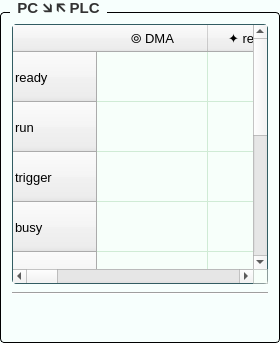
             <widget class="QGroupBox" name="groupAssignPLC">
              <property name="sizePolicy">
               <sizepolicy hsizetype="Expanding" vsizetype="Preferred">
                <horstretch>1</horstretch>
                <verstretch>0</verstretch>
               </sizepolicy>
              </property>
              <property name="font">
               <font>
                <family>Segoe UI</family>
                <pointsize>-1</pointsize>
                <weight>75</weight>
                <bold>true</bold>
               </font>
              </property>
              <property name="styleSheet">
               <string notr="true">/* Khung chính của GroupBox */
QGroupBox {
    background-color: #F7FFFD; /* Màu nền theo yêu cầu của bạn */
    border: 1px solid #000000; /* Viền xám mảnh để định hình khối */
    border-radius: 4px;        /* Bo tròn góc 4px đồng bộ với QPushButton */
    margin-top: 12px;          /* Tạo khoảng cách phía trên để nhường chỗ cho chữ tiêu đề */
    font-size: 15px;           /* Kích thước chữ tiêu đề */
    font-weight: bold;         /* Làm đậm chữ tiêu đề */
    color: #333333;            /* Màu chữ tiêu đề */
}

/* Tùy chỉnh vị trí của chữ tiêu đề GroupBox */
QGroupBox::title {
    subcontrol-origin: margin;
    subcontrol-position: top left; /* Đặt tiêu đề ở góc trên bên trái */
    left: 10px;                    /* Đẩy chữ dịch vào trong một chút cho đẹp */
    padding: 0px 5px;              /* Khoảng cách đệm xung quanh chữ */
}
</string>
              </property>
              <property name="title">
               <string>PC 🡮 🡬 PLC</string>
              </property>
              <layout class="QGridLayout" name="gridLayout_16">
               <item row="0" column="0">
                <layout class="QVBoxLayout" name="vlayout_plc_v">
                 <property name="spacing">
                  <number>8</number>
                 </property>
                 <item>
                  <widget class="QTableWidget" name="tableWidget">
                   <property name="minimumSize">
                    <size>
                     <width>0</width>
                     <height>260</height>
                    </size>
                   </property>
                   <property name="font">
                    <font>
                     <family>Segoe UI</family>
                     <pointsize>9</pointsize>
                    </font>
                   </property>
                   <property name="styleSheet">
                    <string notr="true">/* Khung chính của bảng TableView */
QTableView {
    background-color: #F7FFFA; /* Màu xanh lá nhạt dịu mắt (Mint Light) */
    border: 1px solid #325C62;  /* Viền xám mảnh đồng bộ */
    border-radius: 4px;         /* Bo tròn góc 4px */
    gridline-color: #d0ebd5;    /* Màu của các đường lưới ngăn cách ô (xanh lá rất nhạt) */
}

/* Màu nền của từng ô dữ liệu bên trong bảng */
QTableView::item {
    background-color: #F7FFFA; /* Đồng bộ màu xanh lá nhạt cho các ô */
    color: #2c3e50;            /* Màu chữ tối để dễ đọc */
}

/* Hiệu ứng khi di chuột qua một dòng/ô */
QTableView::item:hover {
    background-color: #F5FFE1; /* Xanh lá đậm hơn một chút khi di chuột */
}

/* Hiệu ứng khi NGƯỜI DÙNG CLICK CHỌN một dòng/ô */
QTableView::item:selected {
    background-color: #E9F8FF; /* Đổi thành màu xanh lá đậm khi được chọn */
    color: black;              /* Chữ chuyển sang trắng để nổi bật */
}
</string>
                   </property>
                   <property name="editTriggers">
                    <set>QAbstractItemView::DoubleClicked|QAbstractItemView::EditKeyPressed</set>
                   </property>
                   <property name="alternatingRowColors">
                    <bool>true</bool>
                   </property>
                   <property name="selectionBehavior">
                    <enum>QAbstractItemView::SelectRows</enum>
                   </property>
                   <property name="rowCount">
                    <number>9</number>
                   </property>
                   <property name="columnCount">
                    <number>7</number>
                   </property>
                   <attribute name="horizontalHeaderDefaultSectionSize">
                    <number>111</number>
                   </attribute>
                   <attribute name="horizontalHeaderHighlightSections">
                    <bool>false</bool>
                   </attribute>
                   <attribute name="horizontalHeaderStretchLastSection">
                    <bool>true</bool>
                   </attribute>
                   <attribute name="verticalHeaderDefaultSectionSize">
                    <number>50</number>
                   </attribute>
                   <attribute name="verticalHeaderStretchLastSection">
                    <bool>true</bool>
                   </attribute>
                   <row>
                    <property name="text">
                     <string>ready</string>
                    </property>
                    <property name="font">
                     <font>
                      <family>Segoe UI</family>
                      <pointsize>10</pointsize>
                     </font>
                    </property>
                   </row>
                   <row>
                    <property name="text">
                     <string>run</string>
                    </property>
                    <property name="font">
                     <font>
                      <pointsize>10</pointsize>
                     </font>
                    </property>
                   </row>
                   <row>
                    <property name="text">
                     <string>trigger</string>
                    </property>
                    <property name="font">
                     <font>
                      <pointsize>10</pointsize>
                     </font>
                    </property>
                   </row>
                   <row>
                    <property name="text">
                     <string>busy</string>
                    </property>
                    <property name="font">
                     <font>
                      <pointsize>10</pointsize>
                     </font>
                    </property>
                   </row>
                   <row>
                    <property name="text">
                     <string>gate</string>
                    </property>
                    <property name="font">
                     <font>
                      <pointsize>10</pointsize>
                     </font>
                    </property>
                   </row>
                   <row>
                    <property name="text">
                     <string>complete</string>
                    </property>
                    <property name="font">
                     <font>
                      <pointsize>10</pointsize>
                     </font>
                    </property>
                   </row>
                   <row>
                    <property name="text">
                     <string>reset_ok</string>
                    </property>
                    <property name="font">
                     <font>
                      <pointsize>10</pointsize>
                     </font>
                    </property>
                   </row>
                   <row>
                    <property name="text">
                     <string>reset_counter</string>
                    </property>
                   </row>
                   <row>
                    <property name="text">
                     <string>counter_plc</string>
                    </property>
                   </row>
                   <column>
                    <property name="text">
                     <string>⦾ DMA</string>
                    </property>
                    <property name="font">
                     <font>
                      <family>Segoe UI</family>
                      <pointsize>10</pointsize>
                     </font>
                    </property>
                    <property name="textAlignment">
                     <set>AlignCenter</set>
                    </property>
                   </column>
                   <column>
                    <property name="text">
                     <string>✦ read-[reg]</string>
                    </property>
                    <property name="font">
                     <font>
                      <family>Segoe UI</family>
                      <pointsize>10</pointsize>
                     </font>
                    </property>
                    <property name="textAlignment">
                     <set>AlignCenter</set>
                    </property>
                   </column>
                   <column>
                    <property name="text">
                     <string>🡩 read.{bit_on}</string>
                    </property>
                    <property name="font">
                     <font>
                      <family>Segoe UI</family>
                      <pointsize>10</pointsize>
                     </font>
                    </property>
                    <property name="textAlignment">
                     <set>AlignCenter</set>
                    </property>
                   </column>
                   <column>
                    <property name="text">
                     <string>🡫 read.{bit_off}</string>
                    </property>
                    <property name="font">
                     <font>
                      <family>Segoe UI</family>
                      <pointsize>10</pointsize>
                     </font>
                    </property>
                    <property name="textAlignment">
                     <set>AlignCenter</set>
                    </property>
                   </column>
                   <column>
                    <property name="text">
                     <string>✦ write-[reg]</string>
                    </property>
                    <property name="font">
                     <font>
                      <family>Segoe UI</family>
                      <pointsize>10</pointsize>
                     </font>
                    </property>
                    <property name="textAlignment">
                     <set>AlignCenter</set>
                    </property>
                   </column>
                   <column>
                    <property name="text">
                     <string>🡩 write.{bit_on}</string>
                    </property>
                    <property name="font">
                     <font>
                      <family>Segoe UI</family>
                      <pointsize>10</pointsize>
                     </font>
                    </property>
                    <property name="textAlignment">
                     <set>AlignCenter</set>
                    </property>
                   </column>
                   <column>
                    <property name="text">
                     <string>🡫 write.{bit_off}</string>
                    </property>
                    <property name="font">
                     <font>
                      <family>Segoe UI</family>
                      <pointsize>10</pointsize>
                     </font>
                    </property>
                    <property name="textAlignment">
                     <set>AlignCenter</set>
                    </property>
                   </column>
                   <item row="0" column="0">
                    <property name="text">
                     <string/>
                    </property>
                    <property name="textAlignment">
                     <set>AlignCenter</set>
                    </property>
                   </item>
                   <item row="0" column="1">
                    <property name="text">
                     <string/>
                    </property>
                    <property name="textAlignment">
                     <set>AlignCenter</set>
                    </property>
                   </item>
                   <item row="0" column="2">
                    <property name="text">
                     <string/>
                    </property>
                    <property name="textAlignment">
                     <set>AlignCenter</set>
                    </property>
                   </item>
                   <item row="0" column="3">
                    <property name="text">
                     <string/>
                    </property>
                    <property name="textAlignment">
                     <set>AlignCenter</set>
                    </property>
                   </item>
                   <item row="0" column="4">
                    <property name="text">
                     <string/>
                    </property>
                    <property name="textAlignment">
                     <set>AlignCenter</set>
                    </property>
                   </item>
                   <item row="0" column="5">
                    <property name="text">
                     <string/>
                    </property>
                    <property name="textAlignment">
                     <set>AlignCenter</set>
                    </property>
                   </item>
                   <item row="0" column="6">
                    <property name="text">
                     <string/>
                    </property>
                    <property name="textAlignment">
                     <set>AlignCenter</set>
                    </property>
                   </item>
                   <item row="1" column="0">
                    <property name="text">
                     <string/>
                    </property>
                    <property name="textAlignment">
                     <set>AlignCenter</set>
                    </property>
                   </item>
                   <item row="1" column="1">
                    <property name="text">
                     <string/>
                    </property>
                    <property name="textAlignment">
                     <set>AlignCenter</set>
                    </property>
                   </item>
                   <item row="1" column="2">
                    <property name="text">
                     <string/>
                    </property>
                    <property name="textAlignment">
                     <set>AlignCenter</set>
                    </property>
                   </item>
                   <item row="1" column="3">
                    <property name="text">
                     <string/>
                    </property>
                    <property name="textAlignment">
                     <set>AlignCenter</set>
                    </property>
                   </item>
                   <item row="1" column="4">
                    <property name="text">
                     <string/>
                    </property>
                    <property name="textAlignment">
                     <set>AlignCenter</set>
                    </property>
                   </item>
                   <item row="1" column="5">
                    <property name="text">
                     <string/>
                    </property>
                    <property name="textAlignment">
                     <set>AlignCenter</set>
                    </property>
                   </item>
                   <item row="1" column="6">
                    <property name="text">
                     <string/>
                    </property>
                    <property name="textAlignment">
                     <set>AlignCenter</set>
                    </property>
                   </item>
                   <item row="2" column="0">
                    <property name="text">
                     <string/>
                    </property>
                    <property name="textAlignment">
                     <set>AlignCenter</set>
                    </property>
                   </item>
                   <item row="2" column="1">
                    <property name="text">
                     <string/>
                    </property>
                    <property name="textAlignment">
                     <set>AlignCenter</set>
                    </property>
                   </item>
                   <item row="2" column="2">
                    <property name="text">
                     <string/>
                    </property>
                    <property name="textAlignment">
                     <set>AlignCenter</set>
                    </property>
                   </item>
                   <item row="2" column="3">
                    <property name="text">
                     <string/>
                    </property>
                    <property name="textAlignment">
                     <set>AlignCenter</set>
                    </property>
                   </item>
                   <item row="2" column="4">
                    <property name="text">
                     <string/>
                    </property>
                    <property name="textAlignment">
                     <set>AlignCenter</set>
                    </property>
                   </item>
                   <item row="2" column="5">
                    <property name="text">
                     <string/>
                    </property>
                    <property name="textAlignment">
                     <set>AlignCenter</set>
                    </property>
                   </item>
                   <item row="2" column="6">
                    <property name="text">
                     <string/>
                    </property>
                    <property name="textAlignment">
                     <set>AlignCenter</set>
                    </property>
                   </item>
                   <item row="3" column="0">
                    <property name="text">
                     <string/>
                    </property>
                    <property name="textAlignment">
                     <set>AlignCenter</set>
                    </property>
                   </item>
                   <item row="3" column="1">
                    <property name="text">
                     <string/>
                    </property>
                    <property name="textAlignment">
                     <set>AlignCenter</set>
                    </property>
                   </item>
                   <item row="3" column="2">
                    <property name="text">
                     <string/>
                    </property>
                    <property name="textAlignment">
                     <set>AlignCenter</set>
                    </property>
                   </item>
                   <item row="3" column="3">
                    <property name="text">
                     <string/>
                    </property>
                    <property name="textAlignment">
                     <set>AlignCenter</set>
                    </property>
                   </item>
                   <item row="3" column="4">
                    <property name="text">
                     <string/>
                    </property>
                    <property name="textAlignment">
                     <set>AlignCenter</set>
                    </property>
                   </item>
                   <item row="3" column="5">
                    <property name="text">
                     <string/>
                    </property>
                    <property name="textAlignment">
                     <set>AlignCenter</set>
                    </property>
                   </item>
                   <item row="3" column="6">
                    <property name="text">
                     <string/>
                    </property>
                    <property name="textAlignment">
                     <set>AlignCenter</set>
                    </property>
                   </item>
                   <item row="4" column="0">
                    <property name="text">
                     <string/>
                    </property>
                    <property name="textAlignment">
                     <set>AlignCenter</set>
                    </property>
                   </item>
                   <item row="4" column="1">
                    <property name="text">
                     <string/>
                    </property>
                    <property name="textAlignment">
                     <set>AlignCenter</set>
                    </property>
                   </item>
                   <item row="4" column="2">
                    <property name="text">
                     <string/>
                    </property>
                    <property name="textAlignment">
                     <set>AlignCenter</set>
                    </property>
                   </item>
                   <item row="4" column="3">
                    <property name="text">
                     <string/>
                    </property>
                    <property name="textAlignment">
                     <set>AlignCenter</set>
                    </property>
                   </item>
                   <item row="4" column="4">
                    <property name="text">
                     <string/>
                    </property>
                    <property name="textAlignment">
                     <set>AlignCenter</set>
                    </property>
                   </item>
                   <item row="4" column="5">
                    <property name="text">
                     <string/>
                    </property>
                    <property name="textAlignment">
                     <set>AlignCenter</set>
                    </property>
                   </item>
                   <item row="4" column="6">
                    <property name="text">
                     <string/>
                    </property>
                    <property name="textAlignment">
                     <set>AlignCenter</set>
                    </property>
                   </item>
                   <item row="5" column="0">
                    <property name="text">
                     <string/>
                    </property>
                    <property name="textAlignment">
                     <set>AlignCenter</set>
                    </property>
                   </item>
                   <item row="5" column="1">
                    <property name="text">
                     <string/>
                    </property>
                    <property name="textAlignment">
                     <set>AlignCenter</set>
                    </property>
                   </item>
                   <item row="5" column="2">
                    <property name="text">
                     <string/>
                    </property>
                    <property name="textAlignment">
                     <set>AlignCenter</set>
                    </property>
                   </item>
                   <item row="5" column="3">
                    <property name="text">
                     <string/>
                    </property>
                    <property name="textAlignment">
                     <set>AlignCenter</set>
                    </property>
                   </item>
                   <item row="5" column="4">
                    <property name="text">
                     <string/>
                    </property>
                    <property name="textAlignment">
                     <set>AlignCenter</set>
                    </property>
                   </item>
                   <item row="5" column="5">
                    <property name="text">
                     <string/>
                    </property>
                    <property name="textAlignment">
                     <set>AlignCenter</set>
                    </property>
                   </item>
                   <item row="5" column="6">
                    <property name="text">
                     <string/>
                    </property>
                    <property name="textAlignment">
                     <set>AlignCenter</set>
                    </property>
                   </item>
                   <item row="6" column="0">
                    <property name="text">
                     <string/>
                    </property>
                    <property name="textAlignment">
                     <set>AlignCenter</set>
                    </property>
                   </item>
                   <item row="6" column="1">
                    <property name="text">
                     <string/>
                    </property>
                    <property name="textAlignment">
                     <set>AlignCenter</set>
                    </property>
                   </item>
                   <item row="6" column="2">
                    <property name="text">
                     <string/>
                    </property>
                    <property name="textAlignment">
                     <set>AlignCenter</set>
                    </property>
                   </item>
                   <item row="6" column="3">
                    <property name="text">
                     <string/>
                    </property>
                    <property name="textAlignment">
                     <set>AlignCenter</set>
                    </property>
                   </item>
                   <item row="6" column="4">
                    <property name="text">
                     <string/>
                    </property>
                    <property name="textAlignment">
                     <set>AlignCenter</set>
                    </property>
                   </item>
                   <item row="6" column="5">
                    <property name="text">
                     <string/>
                    </property>
                    <property name="textAlignment">
                     <set>AlignCenter</set>
                    </property>
                   </item>
                   <item row="6" column="6">
                    <property name="text">
                     <string/>
                    </property>
                    <property name="textAlignment">
                     <set>AlignCenter</set>
                    </property>
                   </item>
                  </widget>
                 </item>
                 <item>
                  <widget class="Line" name="line_11">
                   <property name="orientation">
                    <enum>Qt::Horizontal</enum>
                   </property>
                  </widget>
                 </item>
                </layout>
               </item>
               <item row="1" column="0">
                <layout class="QGridLayout" name="gridLayout_11" rowstretch="0">
                 <property name="spacing">
                  <number>0</number>
                 </property>
                 <item row="0" column="1">
                  <widget class="QPushButton" name="pushButton_add_reg">
                   <property name="minimumSize">
                    <size>
                     <width>0</width>
                     <height>30</height>
                    </size>
                   </property>
                   <property name="maximumSize">
                    <size>
                     <width>30</width>
                     <height>16777215</height>
                    </size>
                   </property>
                   <property name="font">
                    <font>
                     <family>Segoe UI</family>
                     <pointsize>10</pointsize>
                     <weight>75</weight>
                     <bold>true</bold>
                    </font>
                   </property>
                   <property name="toolTip">
                    <string>Add more Mode</string>
                   </property>
                   <property name="layoutDirection">
                    <enum>Qt::LeftToRight</enum>
                   </property>
                   <property name="styleSheet">
                    <string notr="true">QPushButton {
    background-color: transparent;
    border: none;
    border-radius: 6px;
}
QPushButton:hover {
    background-color: rgba(0, 0, 0, 25);     /* nền hiện ra khi rê chuột */
}
QPushButton:pressed {
    background-color: rgba(0, 0, 0, 50);     /* đậm hơn khi nhấn */
}</string>
                   </property>
                   <property name="text">
                    <string/>
                   </property>
                   <property name="icon">
                    <iconset>
                     <normaloff>assert/icon/new-file.png</normaloff>assert/icon/new-file.png</iconset>
                   </property>
                   <property name="iconSize">
                    <size>
                     <width>25</width>
                     <height>25</height>
                    </size>
                   </property>
                  </widget>
                 </item>
                 <item row="0" column="0">
                  <spacer name="horizontalSpacer_5">
                   <property name="orientation">
                    <enum>Qt::Horizontal</enum>
                   </property>
                   <property name="sizeHint" stdset="0">
                    <size>
                     <width>40</width>
                     <height>20</height>
                    </size>
                   </property>
                  </spacer>
                 </item>
                 <item row="0" column="2">
                  <widget class="QLabel" name="label_30">
                   <property name="minimumSize">
                    <size>
                     <width>20</width>
                     <height>0</height>
                    </size>
                   </property>
                   <property name="text">
                    <string/>
                   </property>
                  </widget>
                 </item>
                 <item row="0" column="5">
                  <widget class="QPushButton" name="pushButton_applysignalplc">
                   <property name="minimumSize">
                    <size>
                     <width>0</width>
                     <height>30</height>
                    </size>
                   </property>
                   <property name="maximumSize">
                    <size>
                     <width>30</width>
                     <height>16777215</height>
                    </size>
                   </property>
                   <property name="font">
                    <font>
                     <family>Segoe UI</family>
                     <pointsize>10</pointsize>
                     <weight>75</weight>
                     <bold>true</bold>
                    </font>
                   </property>
                   <property name="toolTip">
                    <string>Save Parameters for Mode selected</string>
                   </property>
                   <property name="styleSheet">
                    <string notr="true">QPushButton {
    background-color: transparent;
    border: none;
    border-radius: 6px;
}
QPushButton:hover {
    background-color: rgba(0, 0, 0, 25);     /* nền hiện ra khi rê chuột */
}
QPushButton:pressed {
    background-color: rgba(0, 0, 0, 50);     /* đậm hơn khi nhấn */
}</string>
                   </property>
                   <property name="text">
                    <string/>
                   </property>
                   <property name="icon">
                    <iconset>
                     <normaloff>assert/icon/floppy-disk.png</normaloff>assert/icon/floppy-disk.png</iconset>
                   </property>
                   <property name="iconSize">
                    <size>
                     <width>25</width>
                     <height>25</height>
                    </size>
                   </property>
                  </widget>
                 </item>
                 <item row="0" column="3">
                  <widget class="QPushButton" name="pushButton_clear_table">
                   <property name="minimumSize">
                    <size>
                     <width>0</width>
                     <height>30</height>
                    </size>
                   </property>
                   <property name="maximumSize">
                    <size>
                     <width>30</width>
                     <height>16777215</height>
                    </size>
                   </property>
                   <property name="font">
                    <font>
                     <family>Segoe UI</family>
                     <pointsize>10</pointsize>
                     <weight>75</weight>
                     <bold>true</bold>
                    </font>
                   </property>
                   <property name="toolTip">
                    <string>Load Parameter from Mode selected</string>
                   </property>
                   <property name="styleSheet">
                    <string notr="true">QPushButton {
    background-color: transparent;
    border: none;
    border-radius: 6px;
}
QPushButton:hover {
    background-color: rgba(0, 0, 0, 25);     /* nền hiện ra khi rê chuột */
}
QPushButton:pressed {
    background-color: rgba(0, 0, 0, 50);     /* đậm hơn khi nhấn */
}</string>
                   </property>
                   <property name="text">
                    <string/>
                   </property>
                   <property name="icon">
                    <iconset>
                     <normaloff>assert/icon/remove.png</normaloff>assert/icon/remove.png</iconset>
                   </property>
                   <property name="iconSize">
                    <size>
                     <width>25</width>
                     <height>25</height>
                    </size>
                   </property>
                  </widget>
                 </item>
                 <item row="0" column="4">
                  <widget class="QLabel" name="label_31">
                   <property name="minimumSize">
                    <size>
                     <width>20</width>
                     <height>0</height>
                    </size>
                   </property>
                   <property name="text">
                    <string/>
                   </property>
                  </widget>
                 </item>
                </layout>
               </item>
              </layout>
             </widget>
